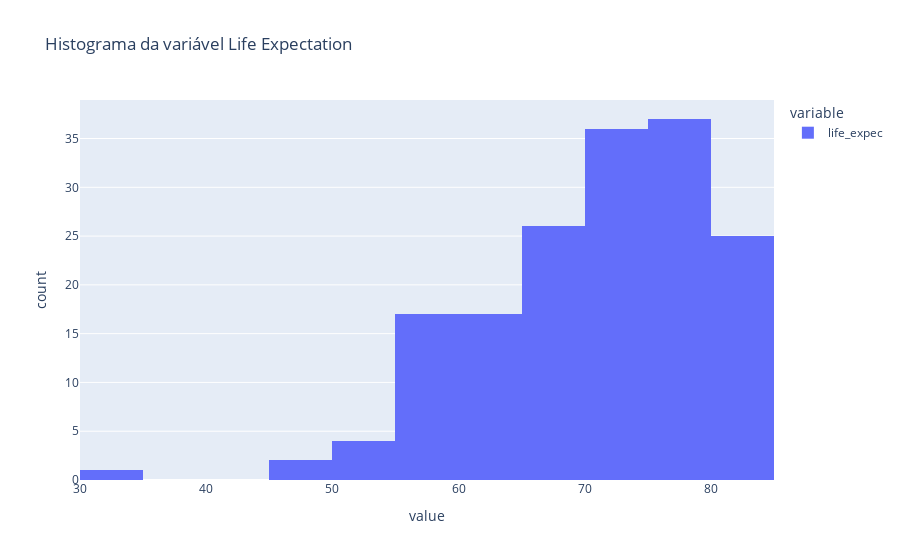

The cell this chart's notebook holds for it:
### Code cell
# Histogram of life expectation
px.histogram(data_frame=df_countries['life_expec'],
             title='Histograma da variável Life Expectation')

### Figure 1 — Plotly figure (JSON) as saved in the notebook; plotly's stock layout.template omitted (floating-point values rounded to 4 significant figures; data arrays with more than 128 entries replaced by an {"elided": "..."} marker saying what was removed)
{"data": [{"alignmentgroup": "True", "bingroup": "x", "hovertemplate": "variable=life_expec<br>value=%{x}<br>count=%{y}<extra></extra>", "legendgroup": "life_expec", "marker": {"color": "#636efa", "pattern": {"shape": ""}}, "name": "life_expec", "offsetgroup": "life_expec", "orientation": "v", "showlegend": true, "type": "histogram", "x": {"elided": "165 float values"}, "xaxis": "x", "yaxis": "y"}], "layout": {"barmode": "relative", "legend": {"title": {"text": "variable"}, "tracegroupgap": 0}, "title": {"text": "Histograma da variável Life Expectation"}, "xaxis": {"anchor": "y", "domain": [0, 1], "title": {"text": "value"}}, "yaxis": {"anchor": "x", "domain": [0, 1], "title": {"text": "count"}}}}
